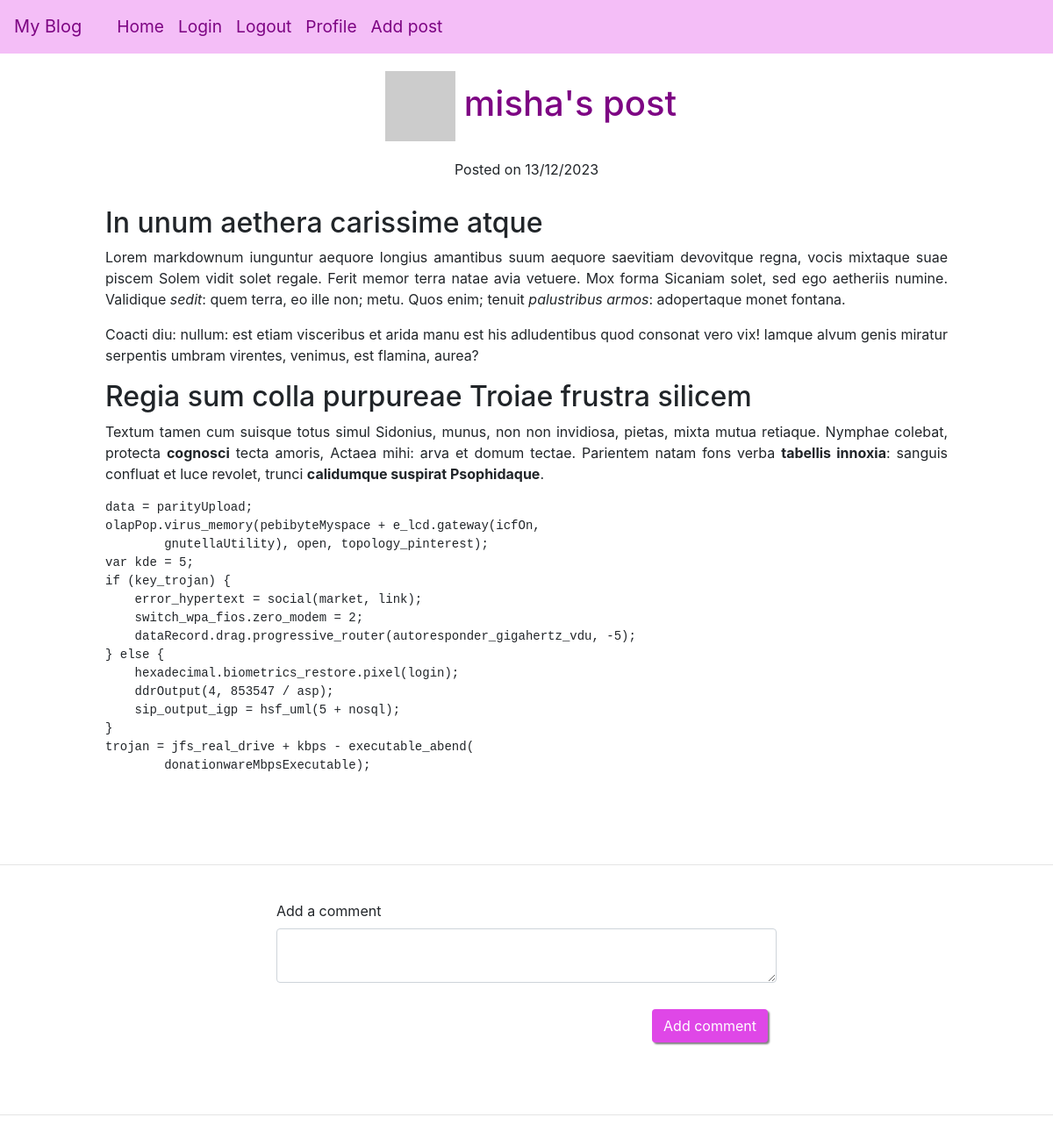
Screenshot of /post/4 (signed in) with the database file from the repository.
### app/models/models.py (models this page shows, shortened)
class User(UserMixin, db.Model):
    __tablename__ = "user"
    id = db.Column(db.Integer, primary_key=True)
    username = db.Column(String(64), unique=True, nullable=False)
    email = db.Column(db.String(120), unique=True, nullable=False)
    isAdmin = db.Column(db.Boolean, nullable=False)
    password_hash = db.Column(String(256))
    profile_image = db.Column(String(256))
    info = db.Column(String(256))
    posts = db.relationship('Post', back_populates='user', cascade='all, delete-orphan')
    comments = db.relationship('Comment', back_populates='user', cascade='all, delete-orphan')
    def get_avatar(self, size):
        digest = md5(self.email.lower().encode('utf-8')).hexdigest()
        self.profile_image = f'https://www.gravatar.com/avatar/{digest}?d=identicon&s={size}'
        return self.profile_image

class Post(db.Model):
    __tablename__ = "post"
    id = db.Column(db.Integer, primary_key=True)
    title = db.Column(String(250))
    title_html = db.Column(db.String(250))
    body = db.Column(String(2500))
    body_html = db.Column(db.String(2500))
    timestamp = db.Column(DateTime, default=func.now())
    user_id = db.Column(db.Integer, db.ForeignKey('user.id'), nullable=False)
    user = db.relationship('User', back_populates='posts')
    comments = db.relationship('Comment', back_populates='post', cascade='all, delete-orphan')
    views = db.Column(db.Integer, server_default=str(0))

### app/routes/routes.py (the view, shortened to what this page needs)
@blueprint.route('/post/<id>', methods=["GET", "POST"])
@login_required
def post(id):
    post = Post.query.filter_by(id=id).first_or_404()
    post_author = User.query.filter_by(id=post.user_id).first_or_404()
    if not post.views and post_author != current_user:
        post.views = 1
    elif post.views and post_author != current_user:
        post.views += 1
    db.session.commit()
    form = CommentForm()
    comments = Comment.query.filter_by(post_id=id).order_by(Comment.timestamp.desc()).all()
    return render_template('post.html',
                           post=post,
                           title='Add comment',
                           form=form, post_author=post_author, comments=comments)

### app/forms/comment_form.py
class CommentForm(FlaskForm):
    content = TextAreaField('Add a comment', validators=[DataRequired(), Length(min=0, max=1000)])
    submit = SubmitField('Add comment')

### app/templates/post.html (shortened to what this page needs)
{% extends "base.html" %}{% import "bootstrap/wtf.html" as wtf %} {% block
content %}
<h1 class="greeting">
    <a href="{{url_for('main.user', username=post.user.username)}}">
        <img src="{{ post.user.get_avatar(40) }}"
    /></a>{{post_author.username}}'s
    post
</h1>
<p class="date">Posted on {{post.timestamp.strftime('%d/%m/%Y')}}</p>
<div class="post-text">
    {% if post.body_html%}
        {{post.body_html | safe}}
    {% else %}
        {{post.body}}
    {% endif%}
</div>
<hr>
<div class="container-fluid">
    <div class="row">
        <div class="col-lg-6 col-md-8 col-sm-10 col-xs-10">
            {{ wtf.quick_form(form) }}
        </div>
    </div>
</div>
<hr>
 {% endblock %}

### app/static/style.css (style rules this page uses)
* { margin: 0; box-sizing: border-box; }
html { scroll-behavior: smooth; }
a { cursor: pointer; text-decoration: none; color: rgb(223, 71, 231); }
button, .btn { cursor: pointer; }
input { cursor: text; }
.row { justify-content: center; }
.form-control { margin-bottom: 20px; }
.btn { float: right; background: rgb(223, 71, 231); color: white; box-shadow: 2px 2px 2px grey; }
.greeting { text-align: center; color: rgb(125, 4, 131); margin: 20px 0; }
.date { text-align: center; }
.post-text { text-align: justify; margin: 30px auto; width: 80%; }
input#submit.btn { margin: 10px; }
.greeting img { margin: 0 10px; }
hr { margin-top: 3rem; margin-bottom: 1rem; border: 0; border-top: 1px solid rgba(0, 0, 0, 0.1); }

### rows the page displays
User: username "misha"
Post: timestamp "13/12/2023", body_html "In unum aethera carissime atque Lorem markdownum iunguntur aequore longius amantibus suum aequore saevitiam devovitque regna, vocis mixtaque suae piscem Solem vidit solet regale. Ferit memor terra natae avia vetuere. Mox forma Sicaniam solet, sed ego aetheriis numine. Validique sedit : quem terra, eo ille non; metu. Quos enim; tenuit palustribus armos : adopertaque monet fontana. Coacti diu: nullum: est etiam visceribus et arida manu est his adludentibus quod consonat vero vix! Iamque alvum genis miratur serpentis umbram virentes, venimus, est flamina, aurea? Regia sum colla purpureae Troiae frustra silicem Textum tamen cum suisque totus simul Sidonius, munus, non non invidiosa, pietas,…"
